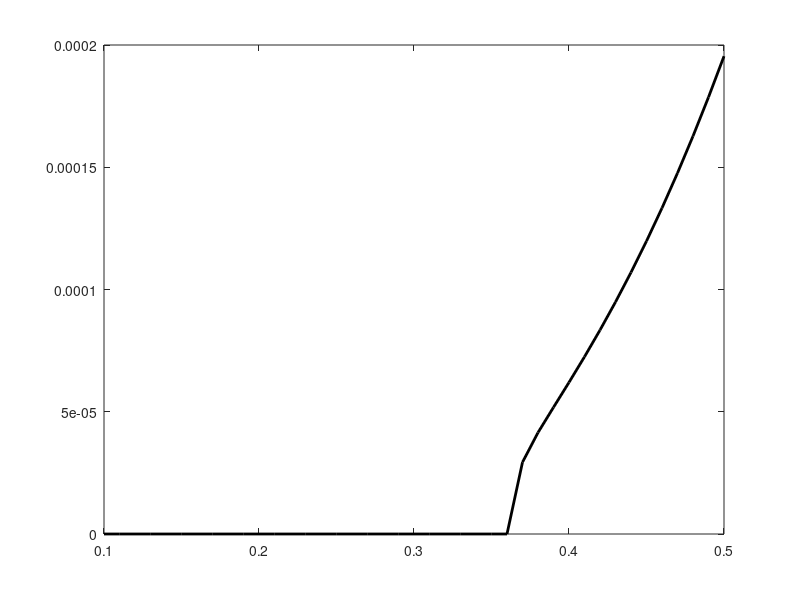

Here is the MATLAB script that generated this plot: (Note: this script raises an error after producing the figure.)
clc;


alpha=1e-2;
rho=0.7;
omega=0.1;
sigma=1e-4;
beta=150;
mu=0.01;
lambda=230;
gamma=8;
tau=0.8;
delta=0.8;
k1=250;

%% BIFURCATION CURVE W*(C0)

C0_values = linspace(0.1,0.5,41);

Wstar_values = NaN(size(C0_values));

for ic = 1:length(C0_values)
    disp(C0_values(ic));

    C0 = C0_values(ic);

    %Equilibria

    Sstar = @(W) (gamma*W + lambda*W.^2) ./ (2*(mu + k1*W));

    X = @(W) (4*beta^3*Sstar(W).^4)./(27*sigma*(mu + k1*W).^2);

    u_plus  = @(W) ((mu + k1*W)./(2*sigma)) .* ...
        (1 + sqrt(1 + X(W))) .* Sstar(W);

    u_minus = @(W) ((mu + k1*W)./(2*sigma)) .* ...
        (1 - sqrt(1 + X(W))) .* Sstar(W);

    Tstar = @(W) nthroot(u_plus(W),3) + nthroot(u_minus(W),3);

    A = @(W) delta*(alpha + tau*Sstar(W) + rho*Tstar(W)) ...
           + tau*(omega*Tstar(W) + 3*lambda*W.^2);

    B = @(W) 4*delta*tau*(alpha + rho*Tstar(W)) ...
        .*(omega*Tstar(W) + 3*lambda.*W.^2);

    Vstar_sq_minus = @(W) ...
        (A(W)./(2*tau*(alpha + rho*Tstar(W)))) ...
        .* (1 - sqrt(1 - B(W)./A(W).^2));

    Vstarminus = @(W) sqrt(Vstar_sq_minus(W));

    qminus = @(W) (tau*Vstarminus(W).^2)./delta;

    fWminus = @(W) ...
          Vstarminus(W) ...
        + 2*Tstar(W) ...
        + 6*W ...
        + 12*Sstar(W) ...
        + ((14*qminus(W)-12*qminus(W).^2)./(1-qminus(W)).^2).*Sstar(W) ...
        - C0;

    %Root search

    Wgrid = linspace(0,C0/6,5000);

    Fgrid = fWminus(Wgrid);

    idx = find(Fgrid(1:end-1).*Fgrid(2:end) < 0);

    if ~isempty(idx)

        % Keep largest equilibrium (change "end" to "1" if desired)
        a = Wgrid(idx(end));
        b = Wgrid(idx(end)+1);

        Wstar_values(ic) = fzero(fWminus,[a b]);

    end

end

%% FIGURE

figure;
plot(C0_values,Wstar_values,'k','LineWidth',2);
hold on;

yline(mu/k1,'r--','LineWidth',2);

xlabel('C_0');
ylabel('W^*');
title('EVOLUTION OF W^{*}(C_0)')

legend('W^*','\mu/k','Location','northwest');

grid on;
